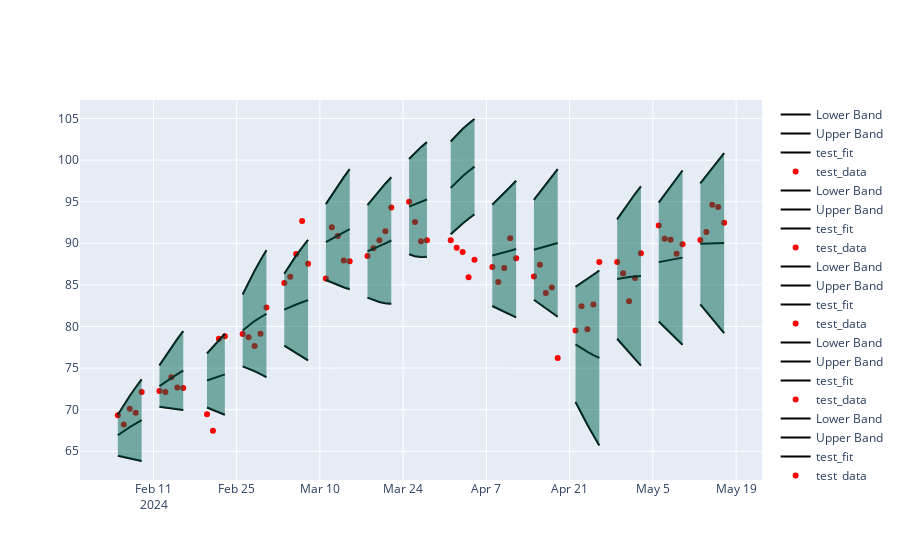

The notebook cell saved with this chart:
### Code cell
fig.show()

### Figure 1 — Plotly figure (JSON) as saved in the notebook; plotly's stock layout.template omitted (floating-point values rounded to 4 significant figures)
{"data": [{"marker": {"color": "red"}, "mode": "markers", "name": "test_data", "type": "scatter", "x": ["2024-02-05T00:00:00", "2024-02-06T00:00:00", "2024-02-07T00:00:00", "2024-02-08T00:00:00", "2024-02-09T00:00:00"], "y": [69.33, 68.22, 70.1, 69.64, 72.13]}, {"line": {"color": "black", "width": 2}, "mode": "lines", "name": "test_fit", "type": "scatter", "x": ["2024-02-05T00:00:00", "2024-02-06T00:00:00", "2024-02-07T00:00:00", "2024-02-08T00:00:00", "2024-02-09T00:00:00"], "y": [66.92, 67.44, 67.9, 68.33, 68.74]}, {"line": {"color": "black", "width": 2}, "mode": "lines", "name": "Upper Band", "type": "scatter", "x": ["2024-02-05T00:00:00", "2024-02-06T00:00:00", "2024-02-07T00:00:00", "2024-02-08T00:00:00", "2024-02-09T00:00:00"], "y": [69.38, 70.55, 71.64, 72.67, 73.65]}, {"line": {"color": "black", "width": 2}, "mode": "lines", "name": "Lower Band", "type": "scatter", "x": ["2024-02-05T00:00:00", "2024-02-06T00:00:00", "2024-02-07T00:00:00", "2024-02-08T00:00:00", "2024-02-09T00:00:00"], "y": [64.46, 64.32, 64.16, 64.0, 63.83]}, {"line": {"color": "rgba(0,100,80,0.2)"}, "mode": "lines", "name": "Upper Band", "showlegend": false, "type": "scatter", "x": ["2024-02-05T00:00:00", "2024-02-06T00:00:00", "2024-02-07T00:00:00", "2024-02-08T00:00:00", "2024-02-09T00:00:00"], "y": [69.38, 70.55, 71.64, 72.67, 73.65]}, {"fill": "tonexty", "line": {"color": "rgba(0,100,80,0.2)"}, "mode": "lines", "name": "Lower Band", "showlegend": false, "type": "scatter", "x": ["2024-02-05T00:00:00", "2024-02-06T00:00:00", "2024-02-07T00:00:00", "2024-02-08T00:00:00", "2024-02-09T00:00:00"], "y": [64.46, 64.32, 64.16, 64.0, 63.83]}, {"marker": {"color": "red"}, "mode": "markers", "name": "test_data", "type": "scatter", "x": ["2024-02-12T00:00:00", "2024-02-13T00:00:00", "2024-02-14T00:00:00", "2024-02-15T00:00:00", "2024-02-16T00:00:00"], "y": [72.25, 72.13, 73.9, 72.66, 72.61]}, {"line": {"color": "black", "width": 2}, "mode": "lines", "name": "test_fit", "type": "scatter", "x": ["2024-02-12T00:00:00", "2024-02-13T00:00:00", "2024-02-14T00:00:00", "2024-02-15T00:00:00", "2024-02-16T00:00:00"], "y": [72.83, 73.34, 73.82, 74.27, 74.7]}, {"line": {"color": "black", "width": 2}, "mode": "lines", "name": "Upper Band", "type": "scatter", "x": ["2024-02-12T00:00:00", "2024-02-13T00:00:00", "2024-02-14T00:00:00", "2024-02-15T00:00:00", "2024-02-16T00:00:00"], "y": [75.32, 76.43, 77.48, 78.48, 79.45]}, {"line": {"color": "black", "width": 2}, "mode": "lines", "name": "Lower Band", "type": "scatter", "x": ["2024-02-12T00:00:00", "2024-02-13T00:00:00", "2024-02-14T00:00:00", "2024-02-15T00:00:00", "2024-02-16T00:00:00"], "y": [70.34, 70.25, 70.16, 70.05, 69.95]}, {"line": {"color": "rgba(0,100,80,0.2)"}, "mode": "lines", "name": "Upper Band", "showlegend": false, "type": "scatter", "x": ["2024-02-12T00:00:00", "2024-02-13T00:00:00", "2024-02-14T00:00:00", "2024-02-15T00:00:00", "2024-02-16T00:00:00"], "y": [75.32, 76.43, 77.48, 78.48, 79.45]}, {"fill": "tonexty", "line": {"color": "rgba(0,100,80,0.2)"}, "mode": "lines", "name": "Lower Band", "showlegend": false, "type": "scatter", "x": ["2024-02-12T00:00:00", "2024-02-13T00:00:00", "2024-02-14T00:00:00", "2024-02-15T00:00:00", "2024-02-16T00:00:00"], "y": [70.34, 70.25, 70.16, 70.05, 69.95]}, {"marker": {"color": "red"}, "mode": "markers", "name": "test_data", "type": "scatter", "x": ["2024-02-20T00:00:00", "2024-02-21T00:00:00", "2024-02-22T00:00:00", "2024-02-23T00:00:00"], "y": [69.45, 67.47, 78.54, 78.82]}, {"line": {"color": "black", "width": 2}, "mode": "lines", "name": "test_fit", "type": "scatter", "x": ["2024-02-20T00:00:00", "2024-02-21T00:00:00", "2024-02-22T00:00:00", "2024-02-23T00:00:00"], "y": [73.51, 73.75, 74.0, 74.25]}, {"line": {"color": "black", "width": 2}, "mode": "lines", "name": "Upper Band", "type": "scatter", "x": ["2024-02-20T00:00:00", "2024-02-21T00:00:00", "2024-02-22T00:00:00", "2024-02-23T00:00:00"], "y": [76.75, 77.55, 78.34, 79.11]}, {"line": {"color": "black", "width": 2}, "mode": "lines", "name": "Lower Band", "type": "scatter", "x": ["2024-02-20T00:00:00", "2024-02-21T00:00:00", "2024-02-22T00:00:00", "2024-02-23T00:00:00"], "y": [70.26, 69.95, 69.66, 69.38]}, {"line": {"color": "rgba(0,100,80,0.2)"}, "mode": "lines", "name": "Upper Band", "showlegend": false, "type": "scatter", "x": ["2024-02-20T00:00:00", "2024-02-21T00:00:00", "2024-02-22T00:00:00", "2024-02-23T00:00:00"], "y": [76.75, 77.55, 78.34, 79.11]}, {"fill": "tonexty", "line": {"color": "rgba(0,100,80,0.2)"}, "mode": "lines", "name": "Lower Band", "showlegend": false, "type": "scatter", "x": ["2024-02-20T00:00:00", "2024-02-21T00:00:00", "2024-02-22T00:00:00", "2024-02-23T00:00:00"], "y": [70.26, 69.95, 69.66, 69.38]}, {"marker": {"color": "red"}, "mode": "markers", "name": "test_data", "type": "scatter", "x": ["2024-02-26T00:00:00", "2024-02-27T00:00:00", "2024-02-28T00:00:00", "2024-02-29T00:00:00", "2024-03-01T00:00:00"], "y": [79.09, 78.7, 77.66, 79.11, 82.28]}, {"line": {"color": "black", "width": 2}, "mode": "lines", "name": "test_fit", "type": "scatter", "x": ["2024-02-26T00:00:00", "2024-02-27T00:00:00", "2024-02-28T00:00:00", "2024-02-29T00:00:00", "2024-03-01T00:00:00"], "y": [79.52, 80.13, 80.65, 81.11, 81.52]}, {"line": {"color": "black", "width": 2}, "mode": "lines", "name": "Upper Band", "type": "scatter", "x": ["2024-02-26T00:00:00", "2024-02-27T00:00:00", "2024-02-28T00:00:00", "2024-02-29T00:00:00", "2024-03-01T00:00:00"], "y": [83.84, 85.32, 86.68, 87.95, 89.15]}, {"line": {"color": "black", "width": 2}, "mode": "lines", "name": "Lower Band", "type": "scatter", "x": ["2024-02-26T00:00:00", "2024-02-27T00:00:00", "2024-02-28T00:00:00", "2024-02-29T00:00:00", "2024-03-01T00:00:00"], "y": [75.21, 74.95, 74.62, 74.27, 73.9]}, {"line": {"color": "rgba(0,100,80,0.2)"}, "mode": "lines", "name": "Upper Band", "showlegend": false, "type": "scatter", "x": ["2024-02-26T00:00:00", "2024-02-27T00:00:00", "2024-02-28T00:00:00", "2024-02-29T00:00:00", "2024-03-01T00:00:00"], "y": [83.84, 85.32, 86.68, 87.95, 89.15]}, {"fill": "tonexty", "line": {"color": "rgba(0,100,80,0.2)"}, "mode": "lines", "name": "Lower Band", "showlegend": false, "type": "scatter", "x": ["2024-02-26T00:00:00", "2024-02-27T00:00:00", "2024-02-28T00:00:00", "2024-02-29T00:00:00", "2024-03-01T00:00:00"], "y": [75.21, 74.95, 74.62, 74.27, 73.9]}, {"marker": {"color": "red"}, "mode": "markers", "name": "test_data", "type": "scatter", "x": ["2024-03-04T00:00:00", "2024-03-05T00:00:00", "2024-03-06T00:00:00", "2024-03-07T00:00:00", "2024-03-08T00:00:00"], "y": [85.24, 85.96, 88.7, 92.67, 87.53]}, {"line": {"color": "black", "width": 2}, "mode": "lines", "name": "test_fit", "type": "scatter", "x": ["2024-03-04T00:00:00", "2024-03-05T00:00:00", "2024-03-06T00:00:00", "2024-03-07T00:00:00", "2024-03-08T00:00:00"], "y": [82.02, 82.35, 82.64, 82.91, 83.17]}, {"line": {"color": "black", "width": 2}, "mode": "lines", "name": "Upper Band", "type": "scatter", "x": ["2024-03-04T00:00:00", "2024-03-05T00:00:00", "2024-03-06T00:00:00", "2024-03-07T00:00:00", "2024-03-08T00:00:00"], "y": [86.34, 87.47, 88.51, 89.49, 90.4]}, {"line": {"color": "black", "width": 2}, "mode": "lines", "name": "Lower Band", "type": "scatter", "x": ["2024-03-04T00:00:00", "2024-03-05T00:00:00", "2024-03-06T00:00:00", "2024-03-07T00:00:00", "2024-03-08T00:00:00"], "y": [77.69, 77.22, 76.77, 76.34, 75.93]}, {"line": {"color": "rgba(0,100,80,0.2)"}, "mode": "lines", "name": "Upper Band", "showlegend": false, "type": "scatter", "x": ["2024-03-04T00:00:00", "2024-03-05T00:00:00", "2024-03-06T00:00:00", "2024-03-07T00:00:00", "2024-03-08T00:00:00"], "y": [86.34, 87.47, 88.51, 89.49, 90.4]}, {"fill": "tonexty", "line": {"color": "rgba(0,100,80,0.2)"}, "mode": "lines", "name": "Lower Band", "showlegend": false, "type": "scatter", "x": ["2024-03-04T00:00:00", "2024-03-05T00:00:00", "2024-03-06T00:00:00", "2024-03-07T00:00:00", "2024-03-08T00:00:00"], "y": [77.69, 77.22, 76.77, 76.34, 75.93]}, {"marker": {"color": "red"}, "mode": "markers", "name": "test_data", "type": "scatter", "x": ["2024-03-11T00:00:00", "2024-03-12T00:00:00", "2024-03-13T00:00:00", "2024-03-14T00:00:00", "2024-03-15T00:00:00"], "y": [85.77, 91.91, 90.89, 87.94, 87.84]}, {"line": {"color": "black", "width": 2}, "mode": "lines", "name": "test_fit", "type": "scatter", "x": ["2024-03-11T00:00:00", "2024-03-12T00:00:00", "2024-03-13T00:00:00", "2024-03-14T00:00:00", "2024-03-15T00:00:00"], "y": [90.14, 90.54, 90.93, 91.31, 91.69]}, {"line": {"color": "black", "width": 2}, "mode": "lines", "name": "Upper Band", "type": "scatter", "x": ["2024-03-11T00:00:00", "2024-03-12T00:00:00", "2024-03-13T00:00:00", "2024-03-14T00:00:00", "2024-03-15T00:00:00"], "y": [94.7, 95.81, 96.89, 97.92, 98.91]}, {"line": {"color": "black", "width": 2}, "mode": "lines", "name": "Lower Band", "type": "scatter", "x": ["2024-03-11T00:00:00", "2024-03-12T00:00:00", "2024-03-13T00:00:00", "2024-03-14T00:00:00", "2024-03-15T00:00:00"], "y": [85.58, 85.28, 84.98, 84.71, 84.47]}, {"line": {"color": "rgba(0,100,80,0.2)"}, "mode": "lines", "name": "Upper Band", "showlegend": false, "type": "scatter", "x": ["2024-03-11T00:00:00", "2024-03-12T00:00:00", "2024-03-13T00:00:00", "2024-03-14T00:00:00", "2024-03-15T00:00:00"], "y": [94.7, 95.81, 96.89, 97.92, 98.91]}, {"fill": "tonexty", "line": {"color": "rgba(0,100,80,0.2)"}, "mode": "lines", "name": "Lower Band", "showlegend": false, "type": "scatter", "x": ["2024-03-11T00:00:00", "2024-03-12T00:00:00", "2024-03-13T00:00:00", "2024-03-14T00:00:00", "2024-03-15T00:00:00"], "y": [85.58, 85.28, 84.98, 84.71, 84.47]}, {"marker": {"color": "red"}, "mode": "markers", "name": "test_data", "type": "scatter", "x": ["2024-03-18T00:00:00", "2024-03-19T00:00:00", "2024-03-20T00:00:00", "2024-03-21T00:00:00", "2024-03-22T00:00:00"], "y": [88.45, 89.4, 90.37, 91.44, 94.29]}, {"line": {"color": "black", "width": 2}, "mode": "lines", "name": "test_fit", "type": "scatter", "x": ["2024-03-18T00:00:00", "2024-03-19T00:00:00", "2024-03-20T00:00:00", "2024-03-21T00:00:00", "2024-03-22T00:00:00"], "y": [89.03, 89.32, 89.64, 89.98, 90.34]}, {"line": {"color": "black", "width": 2}, "mode": "lines", "name": "Upper Band", "type": "scatter", "x": ["2024-03-18T00:00:00", "2024-03-19T00:00:00", "2024-03-20T00:00:00", "2024-03-21T00:00:00", "2024-03-22T00:00:00"], "y": [94.6, 95.49, 96.35, 97.16, 97.94]}, {"line": {"color": "black", "width": 2}, "mode": "lines", "name": "Lower Band", "type": "scatter", "x": ["2024-03-18T00:00:00", "2024-03-19T00:00:00", "2024-03-20T00:00:00", "2024-03-21T00:00:00", "2024-03-22T00:00:00"], "y": [83.46, 83.15, 82.94, 82.8, 82.73]}, {"line": {"color": "rgba(0,100,80,0.2)"}, "mode": "lines", "name": "Upper Band", "showlegend": false, "type": "scatter", "x": ["2024-03-18T00:00:00", "2024-03-19T00:00:00", "2024-03-20T00:00:00", "2024-03-21T00:00:00", "2024-03-22T00:00:00"], "y": [94.6, 95.49, 96.35, 97.16, 97.94]}, {"fill": "tonexty", "line": {"color": "rgba(0,100,80,0.2)"}, "mode": "lines", "name": "Lower Band", "showlegend": false, "type": "scatter", "x": ["2024-03-18T00:00:00", "2024-03-19T00:00:00", "2024-03-20T00:00:00", "2024-03-21T00:00:00", "2024-03-22T00:00:00"], "y": [83.46, 83.15, 82.94, 82.8, 82.73]}, {"marker": {"color": "red"}, "mode": "markers", "name": "test_data", "type": "scatter", "x": ["2024-03-25T00:00:00", "2024-03-26T00:00:00", "2024-03-27T00:00:00", "2024-03-28T00:00:00"], "y": [95.0, 92.56, 90.25, 90.36]}, {"line": {"color": "black", "width": 2}, "mode": "lines", "name": "test_fit", "type": "scatter", "x": ["2024-03-25T00:00:00", "2024-03-26T00:00:00", "2024-03-27T00:00:00", "2024-03-28T00:00:00"], "y": [94.4, 94.66, 94.95, 95.26]}, {"line": {"color": "black", "width": 2}, "mode": "lines", "name": "Upper Band", "type": "scatter", "x": ["2024-03-25T00:00:00", "2024-03-26T00:00:00", "2024-03-27T00:00:00", "2024-03-28T00:00:00"], "y": [100.1, 100.9, 101.6, 102.2]}, {"line": {"color": "black", "width": 2}, "mode": "lines", "name": "Lower Band", "type": "scatter", "x": ["2024-03-25T00:00:00", "2024-03-26T00:00:00", "2024-03-27T00:00:00", "2024-03-28T00:00:00"], "y": [88.68, 88.44, 88.35, 88.37]}, {"line": {"color": "rgba(0,100,80,0.2)"}, "mode": "lines", "name": "Upper Band", "showlegend": false, "type": "scatter", "x": ["2024-03-25T00:00:00", "2024-03-26T00:00:00", "2024-03-27T00:00:00", "2024-03-28T00:00:00"], "y": [100.1, 100.9, 101.6, 102.2]}, {"fill": "tonexty", "line": {"color": "rgba(0,100,80,0.2)"}, "mode": "lines", "name": "Lower Band", "showlegend": false, "type": "scatter", "x": ["2024-03-25T00:00:00", "2024-03-26T00:00:00", "2024-03-27T00:00:00", "2024-03-28T00:00:00"], "y": [88.68, 88.44, 88.35, 88.37]}, {"marker": {"color": "red"}, "mode": "markers", "name": "test_data", "type": "scatter", "x": ["2024-04-01T00:00:00", "2024-04-02T00:00:00", "2024-04-03T00:00:00", "2024-04-04T00:00:00", "2024-04-05T00:00:00"], "y": [90.36, 89.45, 88.96, 85.91, 88.01]}, {"line": {"color": "black", "width": 2}, "mode": "lines", "name": "test_fit", "type": "scatter", "x": ["2024-04-01T00:00:00", "2024-04-02T00:00:00", "2024-04-03T00:00:00", "2024-04-04T00:00:00", "2024-04-05T00:00:00"], "y": [96.66, 97.41, 98.06, 98.65, 99.21]}, {"line": {"color": "black", "width": 2}, "mode": "lines", "name": "Upper Band", "type": "scatter", "x": ["2024-04-01T00:00:00", "2024-04-02T00:00:00", "2024-04-03T00:00:00", "2024-04-04T00:00:00", "2024-04-05T00:00:00"], "y": [102.2, 103.0, 103.7, 104.4, 104.9]}, {"line": {"color": "black", "width": 2}, "mode": "lines", "name": "Lower Band", "type": "scatter", "x": ["2024-04-01T00:00:00", "2024-04-02T00:00:00", "2024-04-03T00:00:00", "2024-04-04T00:00:00", "2024-04-05T00:00:00"], "y": [91.09, 91.77, 92.38, 92.95, 93.49]}, {"line": {"color": "rgba(0,100,80,0.2)"}, "mode": "lines", "name": "Upper Band", "showlegend": false, "type": "scatter", "x": ["2024-04-01T00:00:00", "2024-04-02T00:00:00", "2024-04-03T00:00:00", "2024-04-04T00:00:00", "2024-04-05T00:00:00"], "y": [102.2, 103.0, 103.7, 104.4, 104.9]}, {"fill": "tonexty", "line": {"color": "rgba(0,100,80,0.2)"}, "mode": "lines", "name": "Lower Band", "showlegend": false, "type": "scatter", "x": ["2024-04-01T00:00:00", "2024-04-02T00:00:00", "2024-04-03T00:00:00", "2024-04-04T00:00:00", "2024-04-05T00:00:00"], "y": [91.09, 91.77, 92.38, 92.95, 93.49]}, {"marker": {"color": "red"}, "mode": "markers", "name": "test_data", "type": "scatter", "x": ["2024-04-08T00:00:00", "2024-04-09T00:00:00", "2024-04-10T00:00:00", "2024-04-11T00:00:00", "2024-04-12T00:00:00"], "y": [87.13, 85.35, 87.04, 90.62, 88.19]}, {"line": {"color": "black", "width": 2}, "mode": "lines", "name": "test_fit", "type": "scatter", "x": ["2024-04-08T00:00:00", "2024-04-09T00:00:00", "2024-04-10T00:00:00", "2024-04-11T00:00:00", "2024-04-12T00:00:00"], "y": [88.54, 88.7, 88.89, 89.09, 89.31]}, {"line": {"color": "black", "width": 2}, "mode": "lines", "name": "Upper Band", "type": "scatter", "x": ["2024-04-08T00:00:00", "2024-04-09T00:00:00", "2024-04-10T00:00:00", "2024-04-11T00:00:00", "2024-04-12T00:00:00"], "y": [94.62, 95.31, 96.02, 96.76, 97.51]}, {"line": {"color": "black", "width": 2}, "mode": "lines", "name": "Lower Band", "type": "scatter", "x": ["2024-04-08T00:00:00", "2024-04-09T00:00:00", "2024-04-10T00:00:00", "2024-04-11T00:00:00", "2024-04-12T00:00:00"], "y": [82.46, 82.1, 81.76, 81.42, 81.1]}, {"line": {"color": "rgba(0,100,80,0.2)"}, "mode": "lines", "name": "Upper Band", "showlegend": false, "type": "scatter", "x": ["2024-04-08T00:00:00", "2024-04-09T00:00:00", "2024-04-10T00:00:00", "2024-04-11T00:00:00", "2024-04-12T00:00:00"], "y": [94.62, 95.31, 96.02, 96.76, 97.51]}, {"fill": "tonexty", "line": {"color": "rgba(0,100,80,0.2)"}, "mode": "lines", "name": "Lower Band", "showlegend": false, "type": "scatter", "x": ["2024-04-08T00:00:00", "2024-04-09T00:00:00", "2024-04-10T00:00:00", "2024-04-11T00:00:00", "2024-04-12T00:00:00"], "y": [82.46, 82.1, 81.76, 81.42, 81.1]}, {"marker": {"color": "red"}, "mode": "markers", "name": "test_data", "type": "scatter", "x": ["2024-04-15T00:00:00", "2024-04-16T00:00:00", "2024-04-17T00:00:00", "2024-04-18T00:00:00", "2024-04-19T00:00:00"], "y": [86.0, 87.42, 84.03, 84.67, 76.2]}, {"line": {"color": "black", "width": 2}, "mode": "lines", "name": "test_fit", "type": "scatter", "x": ["2024-04-15T00:00:00", "2024-04-16T00:00:00", "2024-04-17T00:00:00", "2024-04-18T00:00:00", "2024-04-19T00:00:00"], "y": [89.22, 89.42, 89.62, 89.82, 90.03]}, {"line": {"color": "black", "width": 2}, "mode": "lines", "name": "Upper Band", "type": "scatter", "x": ["2024-04-15T00:00:00", "2024-04-16T00:00:00", "2024-04-17T00:00:00", "2024-04-18T00:00:00", "2024-04-19T00:00:00"], "y": [95.21, 96.15, 97.07, 97.99, 98.9]}, {"line": {"color": "black", "width": 2}, "mode": "lines", "name": "Lower Band", "type": "scatter", "x": ["2024-04-15T00:00:00", "2024-04-16T00:00:00", "2024-04-17T00:00:00", "2024-04-18T00:00:00", "2024-04-19T00:00:00"], "y": [83.22, 82.69, 82.17, 81.66, 81.16]}, {"line": {"color": "rgba(0,100,80,0.2)"}, "mode": "lines", "name": "Upper Band", "showlegend": false, "type": "scatter", "x": ["2024-04-15T00:00:00", "2024-04-16T00:00:00", "2024-04-17T00:00:00", "2024-04-18T00:00:00", "2024-04-19T00:00:00"], "y": [95.21, 96.15, 97.07, 97.99, 98.9]}, {"fill": "tonexty", "line": {"color": "rgba(0,100,80,0.2)"}, "mode": "lines", "name": "Lower Band", "showlegend": false, "type": "scatter", "x": ["2024-04-15T00:00:00", "2024-04-16T00:00:00", "2024-04-17T00:00:00", "2024-04-18T00:00:00", "2024-04-19T00:00:00"], "y": [83.22, 82.69, 82.17, 81.66, 81.16]}, {"marker": {"color": "red"}, "mode": "markers", "name": "test_data", "type": "scatter", "x": ["2024-04-22T00:00:00", "2024-04-23T00:00:00", "2024-04-24T00:00:00", "2024-04-25T00:00:00", "2024-04-26T00:00:00"], "y": [79.52, 82.42, 79.68, 82.63, 87.73]}, {"line": {"color": "black", "width": 2}, "mode": "lines", "name": "test_fit", "type": "scatter", "x": ["2024-04-22T00:00:00", "2024-04-23T00:00:00", "2024-04-24T00:00:00", "2024-04-25T00:00:00", "2024-04-26T00:00:00"], "y": [77.84, 77.36, 76.94, 76.56, 76.22]}, {"line": {"color": "black", "width": 2}, "mode": "lines", "name": "Upper Band", "type": "scatter", "x": ["2024-04-22T00:00:00", "2024-04-23T00:00:00", "2024-04-24T00:00:00", "2024-04-25T00:00:00", "2024-04-26T00:00:00"], "y": [84.76, 85.22, 85.71, 86.22, 86.73]}, {"line": {"color": "black", "width": 2}, "mode": "lines", "name": "Lower Band", "type": "scatter", "x": ["2024-04-22T00:00:00", "2024-04-23T00:00:00", "2024-04-24T00:00:00", "2024-04-25T00:00:00", "2024-04-26T00:00:00"], "y": [70.92, 69.51, 68.18, 66.91, 65.7]}, {"line": {"color": "rgba(0,100,80,0.2)"}, "mode": "lines", "name": "Upper Band", "showlegend": false, "type": "scatter", "x": ["2024-04-22T00:00:00", "2024-04-23T00:00:00", "2024-04-24T00:00:00", "2024-04-25T00:00:00", "2024-04-26T00:00:00"], "y": [84.76, 85.22, 85.71, 86.22, 86.73]}, {"fill": "tonexty", "line": {"color": "rgba(0,100,80,0.2)"}, "mode": "lines", "name": "Lower Band", "showlegend": false, "type": "scatter", "x": ["2024-04-22T00:00:00", "2024-04-23T00:00:00", "2024-04-24T00:00:00", "2024-04-25T00:00:00", "2024-04-26T00:00:00"], "y": [70.92, 69.51, 68.18, 66.91, 65.7]}, {"marker": {"color": "red"}, "mode": "markers", "name": "test_data", "type": "scatter", "x": ["2024-04-29T00:00:00", "2024-04-30T00:00:00", "2024-05-01T00:00:00", "2024-05-02T00:00:00", "2024-05-03T00:00:00"], "y": [87.76, 86.4, 83.04, 85.82, 88.79]}, {"line": {"color": "black", "width": 2}, "mode": "lines", "name": "test_fit", "type": "scatter", "x": ["2024-04-29T00:00:00", "2024-04-30T00:00:00", "2024-05-01T00:00:00", "2024-05-02T00:00:00", "2024-05-03T00:00:00"], "y": [85.7, 85.84, 85.94, 86.02, 86.08]}, {"line": {"color": "black", "width": 2}, "mode": "lines", "name": "Upper Band", "type": "scatter", "x": ["2024-04-29T00:00:00", "2024-04-30T00:00:00", "2024-05-01T00:00:00", "2024-05-02T00:00:00", "2024-05-03T00:00:00"], "y": [92.87, 93.94, 94.95, 95.92, 96.85]}, {"line": {"color": "black", "width": 2}, "mode": "lines", "name": "Lower Band", "type": "scatter", "x": ["2024-04-29T00:00:00", "2024-04-30T00:00:00", "2024-05-01T00:00:00", "2024-05-02T00:00:00", "2024-05-03T00:00:00"], "y": [78.52, 77.74, 76.93, 76.12, 75.3]}, {"line": {"color": "rgba(0,100,80,0.2)"}, "mode": "lines", "name": "Upper Band", "showlegend": false, "type": "scatter", "x": ["2024-04-29T00:00:00", "2024-04-30T00:00:00", "2024-05-01T00:00:00", "2024-05-02T00:00:00", "2024-05-03T00:00:00"], "y": [92.87, 93.94, 94.95, 95.92, 96.85]}, {"fill": "tonexty", "line": {"color": "rgba(0,100,80,0.2)"}, "mode": "lines", "name": "Lower Band", "showlegend": false, "type": "scatter", "x": ["2024-04-29T00:00:00", "2024-04-30T00:00:00", "2024-05-01T00:00:00", "2024-05-02T00:00:00", "2024-05-03T00:00:00"], "y": [78.52, 77.74, 76.93, 76.12, 75.3]}, {"marker": {"color": "red"}, "mode": "markers", "name": "test_data", "type": "scatter", "x": ["2024-05-06T00:00:00", "2024-05-07T00:00:00", "2024-05-08T00:00:00", "2024-05-09T00:00:00", "2024-05-10T00:00:00"], "y": [92.14, 90.55, 90.41, 88.75, 89.88]}, {"line": {"color": "black", "width": 2}, "mode": "lines", "name": "test_fit", "type": "scatter", "x": ["2024-05-06T00:00:00", "2024-05-07T00:00:00", "2024-05-08T00:00:00", "2024-05-09T00:00:00", "2024-05-10T00:00:00"], "y": [87.73, 87.89, 88.03, 88.15, 88.27]}, {"line": {"color": "black", "width": 2}, "mode": "lines", "name": "Upper Band", "type": "scatter", "x": ["2024-05-06T00:00:00", "2024-05-07T00:00:00", "2024-05-08T00:00:00", "2024-05-09T00:00:00", "2024-05-10T00:00:00"], "y": [94.88, 95.88, 96.86, 97.81, 98.75]}, {"line": {"color": "black", "width": 2}, "mode": "lines", "name": "Lower Band", "type": "scatter", "x": ["2024-05-06T00:00:00", "2024-05-07T00:00:00", "2024-05-08T00:00:00", "2024-05-09T00:00:00", "2024-05-10T00:00:00"], "y": [80.59, 79.9, 79.2, 78.5, 77.8]}, {"line": {"color": "rgba(0,100,80,0.2)"}, "mode": "lines", "name": "Upper Band", "showlegend": false, "type": "scatter", "x": ["2024-05-06T00:00:00", "2024-05-07T00:00:00", "2024-05-08T00:00:00", "2024-05-09T00:00:00", "2024-05-10T00:00:00"], "y": [94.88, 95.88, 96.86, 97.81, 98.75]}, {"fill": "tonexty", "line": {"color": "rgba(0,100,80,0.2)"}, "mode": "lines", "name": "Lower Band", "showlegend": false, "type": "scatter", "x": ["2024-05-06T00:00:00", "2024-05-07T00:00:00", "2024-05-08T00:00:00", "2024-05-09T00:00:00", "2024-05-10T00:00:00"], "y": [80.59, 79.9, 79.2, 78.5, 77.8]}, {"marker": {"color": "red"}, "mode": "markers", "name": "test_data", "type": "scatter", "x": ["2024-05-13T00:00:00", "2024-05-14T00:00:00", "2024-05-15T00:00:00", "2024-05-16T00:00:00", "2024-05-17T00:00:00"], "y": [90.4, 91.36, 94.63, 94.36, 92.48]}, {"line": {"color": "black", "width": 2}, "mode": "lines", "name": "test_fit", "type": "scatter", "x": ["2024-05-13T00:00:00", "2024-05-14T00:00:00", "2024-05-15T00:00:00", "2024-05-16T00:00:00", "2024-05-17T00:00:00"], "y": [89.93, 89.96, 89.98, 90.01, 90.02]}, {"line": {"color": "black", "width": 2}, "mode": "lines", "name": "Upper Band", "type": "scatter", "x": ["2024-05-13T00:00:00", "2024-05-14T00:00:00", "2024-05-15T00:00:00", "2024-05-16T00:00:00", "2024-05-17T00:00:00"], "y": [97.21, 98.14, 99.06, 99.96, 100.8]}, {"line": {"color": "black", "width": 2}, "mode": "lines", "name": "Lower Band", "type": "scatter", "x": ["2024-05-13T00:00:00", "2024-05-14T00:00:00", "2024-05-15T00:00:00", "2024-05-16T00:00:00", "2024-05-17T00:00:00"], "y": [82.65, 81.77, 80.91, 80.05, 79.21]}, {"line": {"color": "rgba(0,100,80,0.2)"}, "mode": "lines", "name": "Upper Band", "showlegend": false, "type": "scatter", "x": ["2024-05-13T00:00:00", "2024-05-14T00:00:00", "2024-05-15T00:00:00", "2024-05-16T00:00:00", "2024-05-17T00:00:00"], "y": [97.21, 98.14, 99.06, 99.96, 100.8]}, {"fill": "tonexty", "line": {"color": "rgba(0,100,80,0.2)"}, "mode": "lines", "name": "Lower Band", "showlegend": false, "type": "scatter", "x": ["2024-05-13T00:00:00", "2024-05-14T00:00:00", "2024-05-15T00:00:00", "2024-05-16T00:00:00", "2024-05-17T00:00:00"], "y": [82.65, 81.77, 80.91, 80.05, 79.21]}], "layout": {}}
